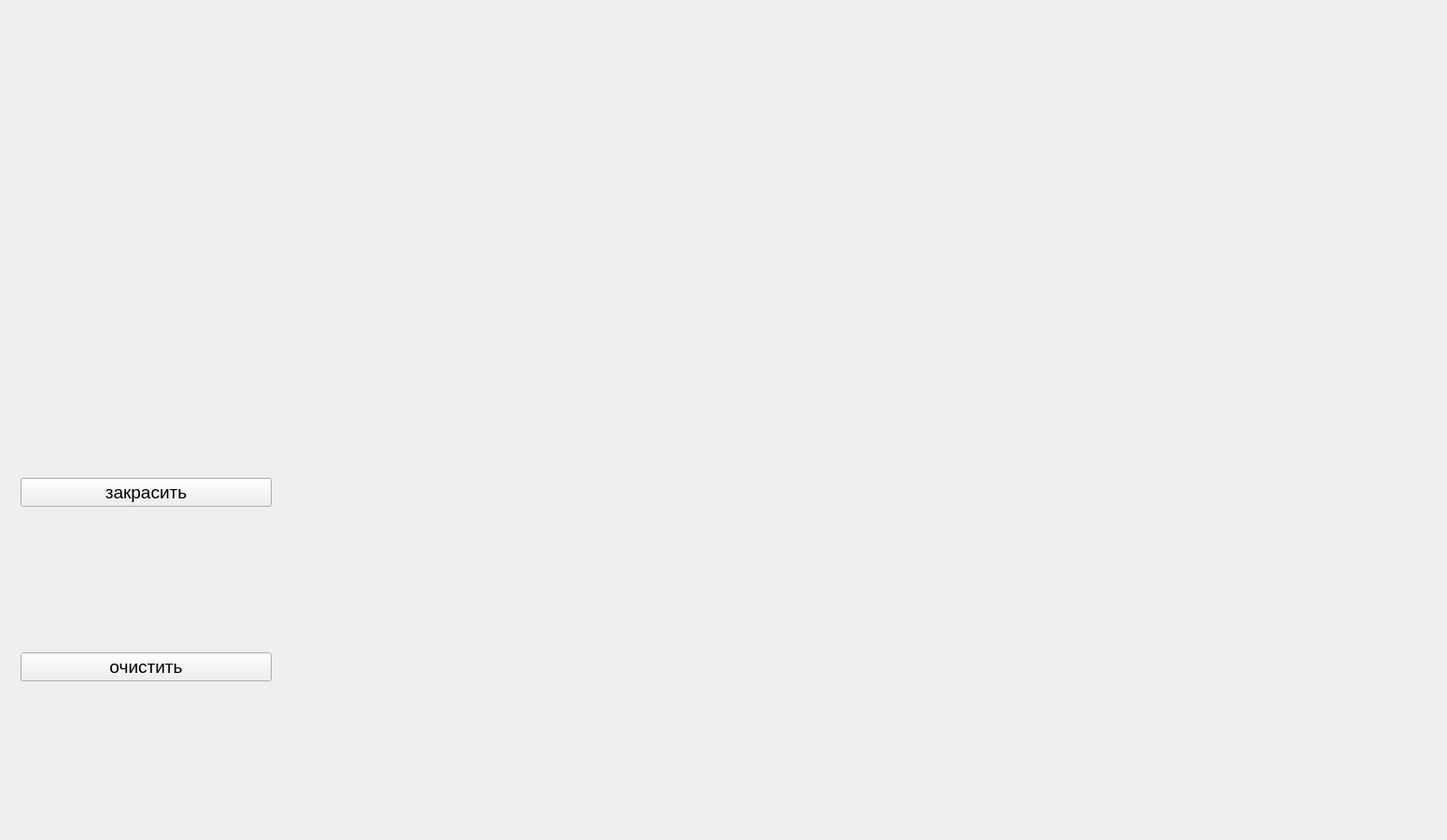
<?xml version="1.0" encoding="UTF-8"?>
<ui version="4.0">
 <class>MainWindow</class>
 <widget class="QMainWindow" name="MainWindow">
  <property name="geometry">
   <rect>
    <x>0</x>
    <y>0</y>
    <width>1550</width>
    <height>900</height>
   </rect>
  </property>
  <property name="font">
   <font>
    <pointsize>14</pointsize>
   </font>
  </property>
  <property name="windowTitle">
   <string>MainWindow</string>
  </property>
  <widget class="QWidget" name="centralWidget">
   <widget class="DrawLabel" name="drawLabel">
    <property name="geometry">
     <rect>
      <x>310</x>
      <y>10</y>
      <width>1201</width>
      <height>881</height>
     </rect>
    </property>
    <property name="maximumSize">
     <size>
      <width>1201</width>
      <height>16777215</height>
     </size>
    </property>
    <property name="text">
     <string/>
    </property>
   </widget>
   <widget class="QWidget" name="layoutWidget">
    <property name="geometry">
     <rect>
      <x>11</x>
      <y>351</y>
      <width>291</width>
      <height>541</height>
     </rect>
    </property>
    <layout class="QVBoxLayout" name="verticalLayout">
     <item>
      <widget class="QPushButton" name="fillPushButton">
       <property name="text">
        <string>закрасить</string>
       </property>
      </widget>
     </item>
     <item>
      <widget class="QPushButton" name="clearPushButton">
       <property name="text">
        <string>очистить</string>
       </property>
      </widget>
     </item>
    </layout>
   </widget>
  </widget>
 </widget>
 <layoutdefault spacing="6" margin="11"/>
 <customwidgets>
  <customwidget>
   <class>DrawLabel</class>
   <extends>QLabel</extends>
   <header location="global">drawlabel.h</header>
  </customwidget>
 </customwidgets>
 <resources/>
 <connections/>
</ui>
